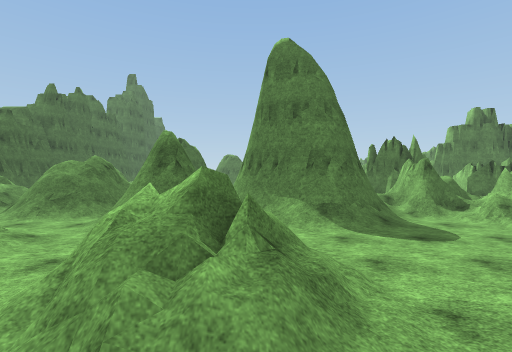
view 1 (above)

17 first-person views from a walk through a 3-D level made in the Unity game engine. The camera is 1.2 m above the floor, looks level and sees 85° across. The floor is counted in squares, 2 m on a side. Each view is taken from the middle of a square. On the plan, view 1 faces up. The plan holds only what a view shows up to about 9 squares ahead; the rest is blank. The place goes on beyond the plan. Surface patterns are stand-ins for the level's own textures.

view 2
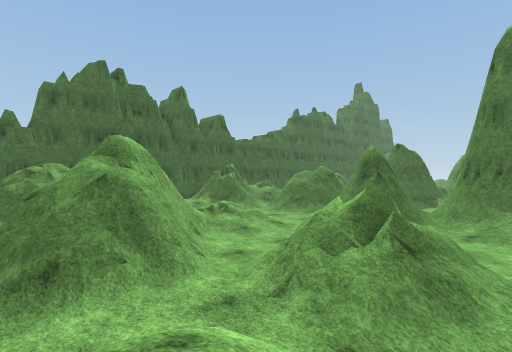

view 3
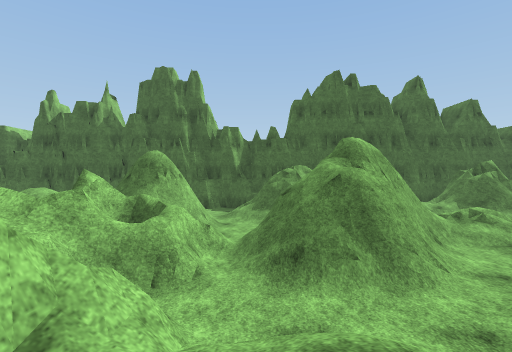

view 4
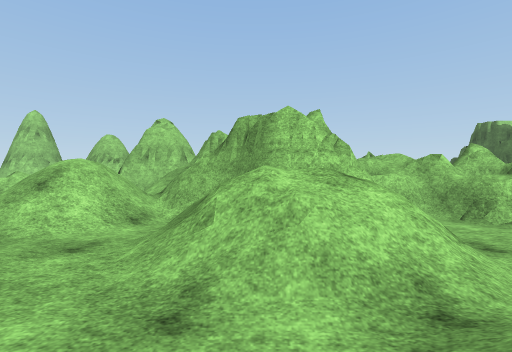

view 5
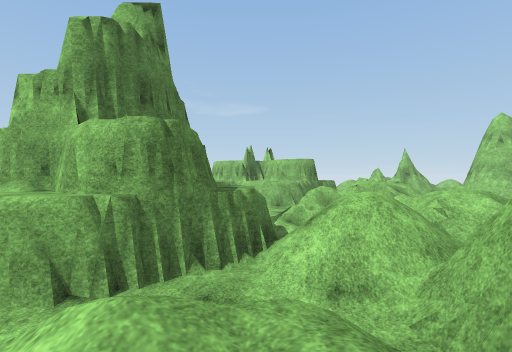

view 6
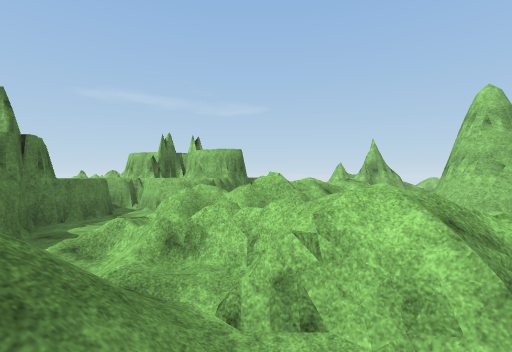

view 7
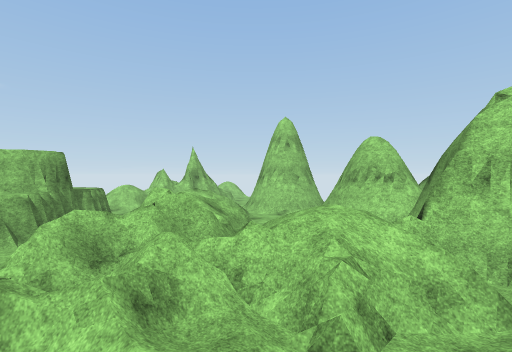

view 8
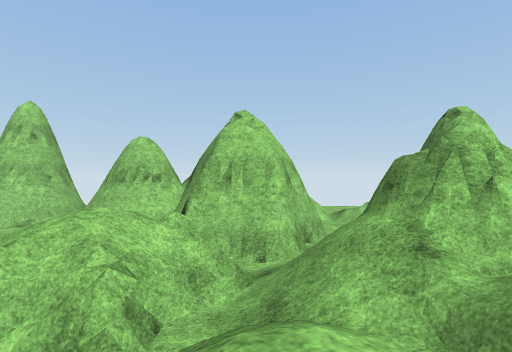

view 9
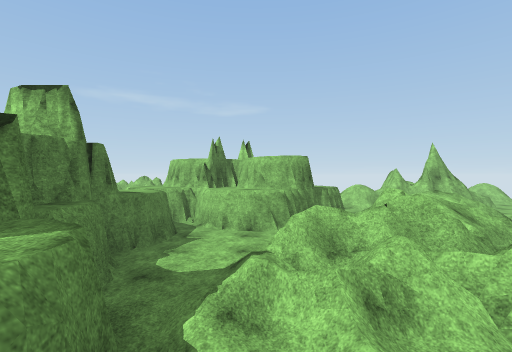

view 10
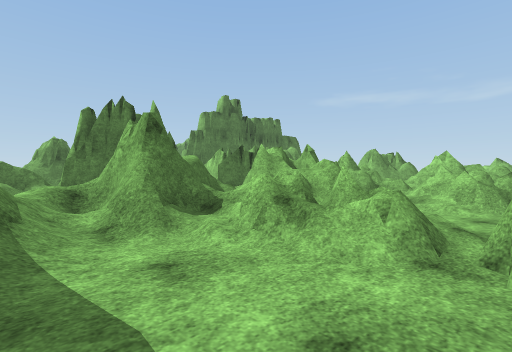

view 11
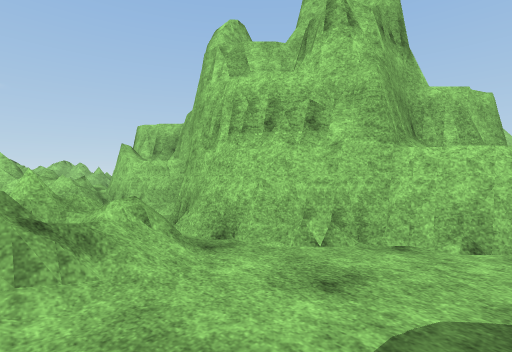

view 12
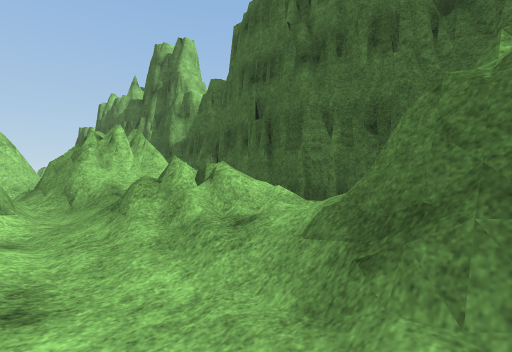

view 13
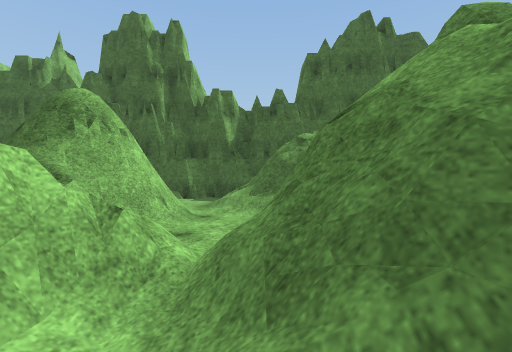

view 14
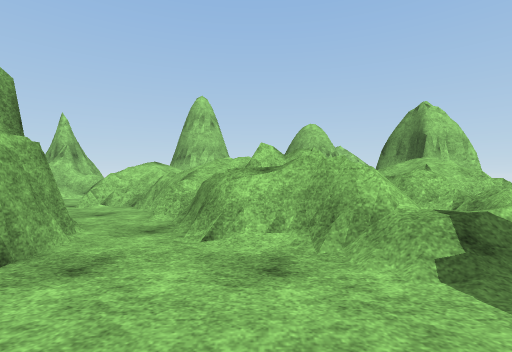

view 15
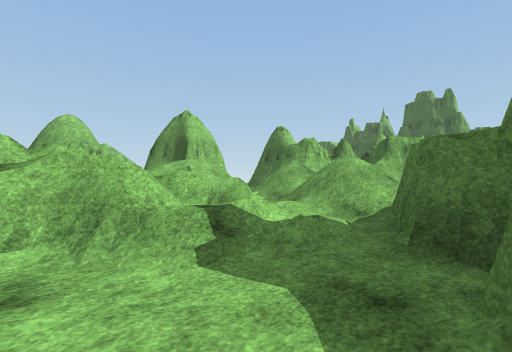

view 16
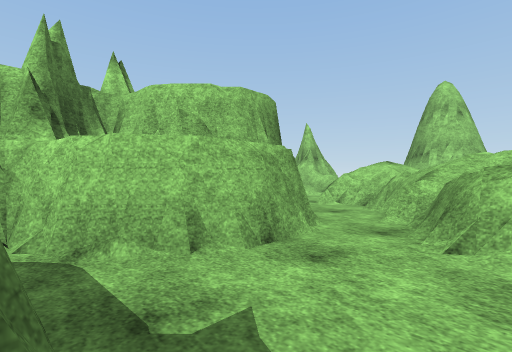

view 17
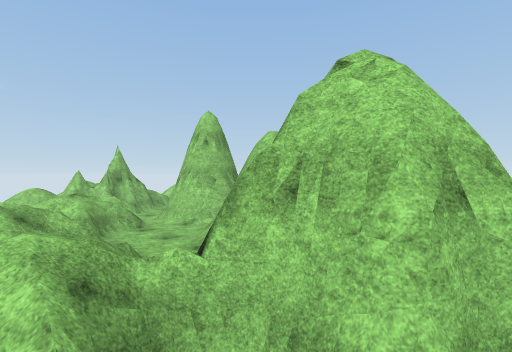

### Floor plan
Key: @ floor where view 1 was taken; # wall or solid block; . main floor; : floor 0.75 m higher than the main floor; + floor 1.25 m higher than the main floor; / step, stairs or slope; = window, fence, low wall or low ledge; ^ raised ledge; T thing the floor can be seen under or through.
Columns run from 10 left of view 1 to 15 right of it. Each row starts with its distance up from view 1.
 13              ==#
 12              //#
 11                #  ##
 10                   =
  9   #/ ^#       =#=##
  8   #/#^#   #   ########
  7   #/#^/  ##########=#=#
  6   #/.../##/##/.#=#=#==##
  5   =/...///...../##.=====
  4 ###////........#######=
  3  ##= //..=//..##  ##
  2   #####//#=/.##   ##
  1   ##  ##///..##  #### #
  0 ####/ ##/.@//.#####.####
 -1 # ##..==../+/.###....##
 -2 #..././^==##////.//..#
 -3 #..##########////=##.TT
 -4 #   ########=//=^:##= T#
 -5            ##//^^^##=T..
 -6             #/.#^  ####.
 -7              ###  ..#^^=/
 -8              ####....^  /#
 -9                 ###/... ##
-10            /.   #   ###
-11            //       #

Where each view was taken, in squares from view 1:
view 1: 0 up, 0 right, facing up
view 2: 1 down, 1 right, facing up-left
view 3: 1 down, 1 right, facing left
view 4: 2 up, 1 right, facing down
view 5: 1 down, 0 right, facing right
view 6: 4 down, 3 right, facing right
view 7: 2 down, 4 right, facing down-right
view 8: 2 down, 4 right, facing down
view 9: 2 down, 4 right, facing right
view 10: 4 up, 3 right, facing up-right
view 11: 6 up, 3 right, facing down-right
view 12: 6 up, 6 left, facing down-left
view 13: 1 down, 2 left, facing left
view 14: 0 up, 9 right, facing down
view 15: 0 up, 9 right, facing down-left
view 16: 0 up, 9 right, facing down-right
view 17: 5 down, 3 right, facing down-right
